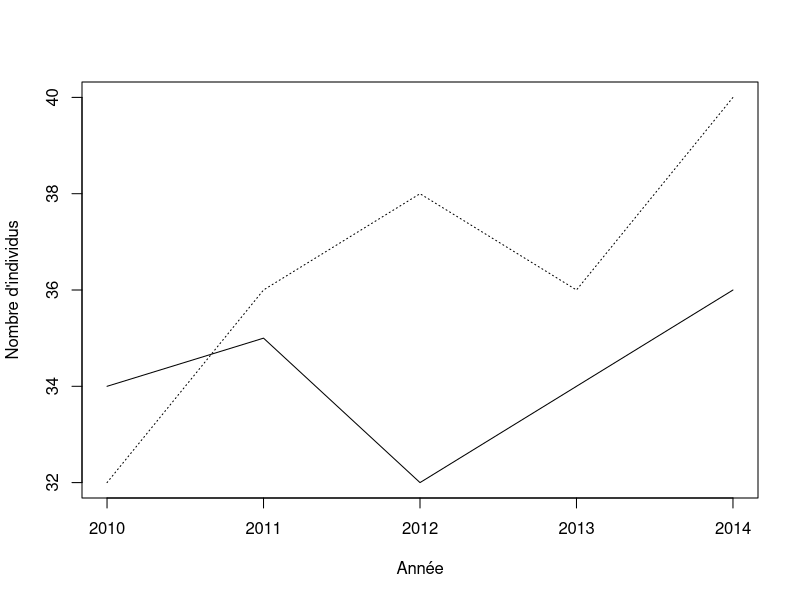
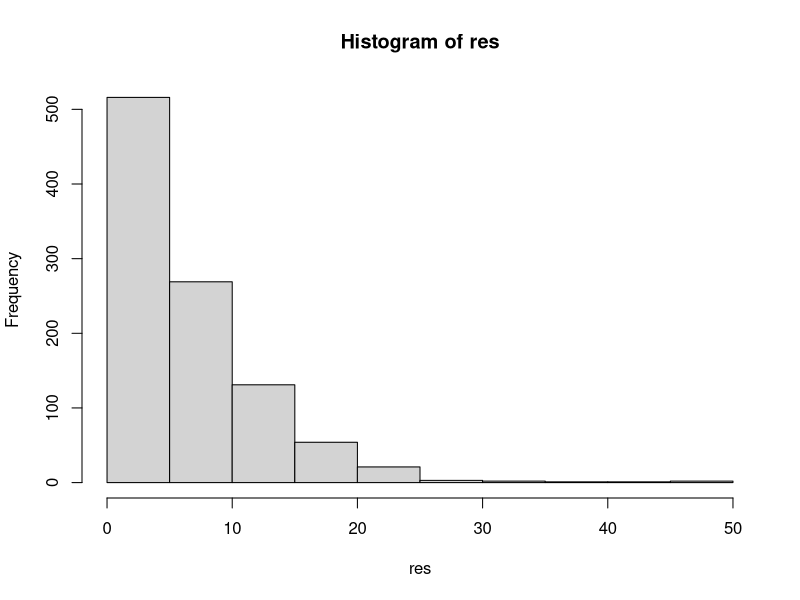
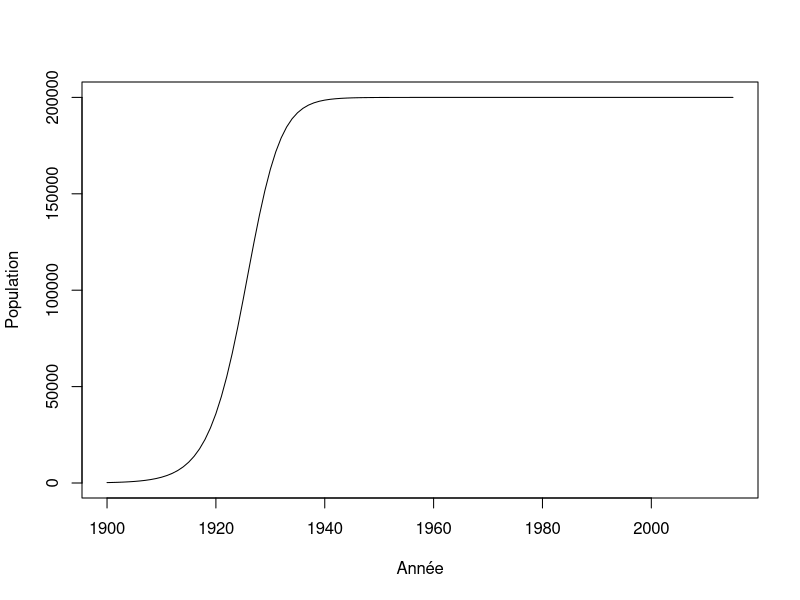

Source code (R) for these figures, in order:
## ---- chunk 1
donnees <- matrix(nr = 5, nc = 2)
donnees[,1] <- c(34,35,32,34,36)
donnees[,2] <- c(32,36,38,36,40)
an <- c(2010:2014)
head(donnees)
## ---- chunk 2
plot(an,donnees[,1],type = "l", xlab = "Année",ylab = "Nombre d'individus", ylim=c(32,40),cex=2)
lines(an,donnees[,2], lty = 3)
## ---- chunk 3
lambda <- matrix(nr = 4, nc = 2)
lambda[1,1] <- (donnees[2,1] - donnees[1,1]) / donnees[1,1]
## ---- chunk 4
lambda[2,1] <- (donnees[3,1] - donnees[2,1]) / donnees[2,1]
## ---- chunk 5
depart <- 1
fin <- 5
for(etape in depart:fin) {
    print(etape)
}
## ---- chunk 6
for(etape in c("Bonjour", "programmeurs", "en R")) {
    print(etape)
}
## ---- chunk 7
for(etape in 1:5) {
    print(etape*2)
}
## ---- chunk 8
for(F in -50:100) {
    cat("Pour F = ",F," on obtient C = ",(F - 32) *5/9, '\n')
}
## ---- chunk 9
test = runif(5, 0,1)
for(etape in 1:5) {
    print(test[etape])
}
## ---- chunk 10
test = runif(500, 0,1)
for(etape in 1:5) {
    print(test[etape * 5])
}
## ---- chunk 11
n = 1
for(etape in -2:5) {
    cat("etape = ",etape, " n = ",n, '\n')
    n <- n + 1
}
## ---- chunk 12
n <- 1
for(etape in 1:10) n <- n*etape
n
## ---- chunk 13
piece <- c("pile","face")
combinaison = "face-face"
while(combinaison != "pile-pile") {
    essai1 <- sample(piece, 1)
    essai2 <- sample(piece, 1)
    combinaison <- paste(essai1, "-" , essai2, sep = "")
    print(combinaison)
}
## ---- chunk 14
de <- c(1:6)
n_test <- 1000
res <- numeric(n_test)
for(i in 1:n_test) {
	n <- 1
	face <- 0
	while(face != 6) {
		face <- sample(de,1)
		n <- n + 1
	}
	res[i] <- n
}
mean(res)
hist(res)
## ---- chunk 15
r <- 0.3
N <- 220
K <- 200000
step <- 1
while(N < K/2) {
    N <- N + r * N * (1 - N/K)
    step <- step + 1
}
step
## ---- chunk 16
r <- 0.3
K <- 200000
n_steps <- 115
N <- numeric(n_steps+1)
N[1] <- 220

for(i in 2:(n_steps+1)) {
    N[i] <- N[i-1] + r * N[i-1] * (1 - N[i-1]/K)
}
## ---- chunk 17
plot(c(1900:2015), N, type = "l", xlab = "Année", ylab = "Population")
## ---- chunk 18
X <- runif(n = 10)
res <- numeric(10)
for(i in 1:10) {
    if(X[i] < 0.3) {
        res[i] <- "plus petit"
    }
    else {
        res[i] <- "plus grand"
    }
}
cbind(X,res)
## ---- chunk 19
res2 <- numeric(10)
for(i in 1:10) {
    if(X[i] > 0.2 & X[i] < 0.6) {
        res2[i] <- "oui"
    }
    else {
        res2[i] <- "non"
    }
}
cbind(X,res2)
## ---- chunk 20
res2 <- numeric(10)
res2[X > 0.2 & X < 0.6] <- "oui"
res2[X < 0.2 | X > 0.6] <- "non"
cbind(X,res2)
